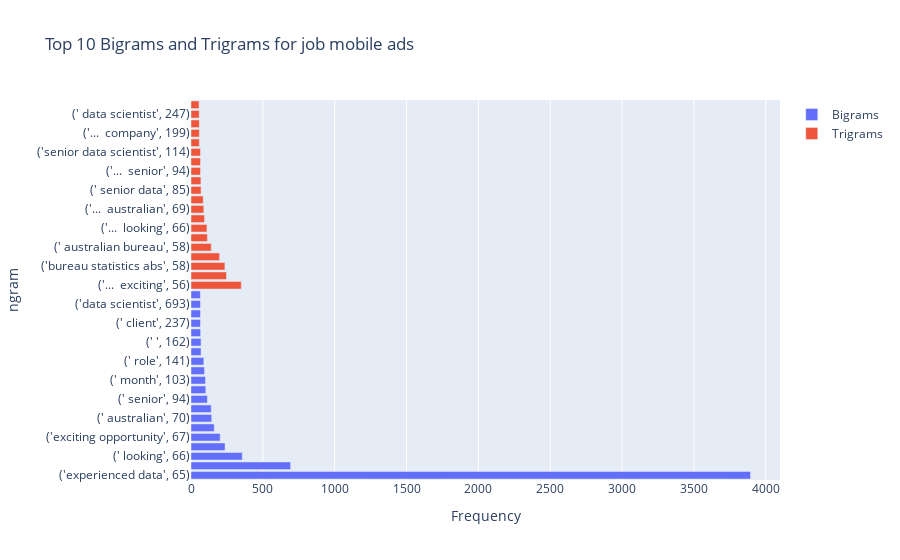

The cell this chart's notebook holds for it:
### Code cell
from collections import Counter
# Create frequency distribution of bigrams and trigrams
bigram_mobile_freq = Counter(bigram_mobile)
trigram_mobile_freq = Counter(trigram_mobile)

import plotly.graph_objects as go
fig = go.Figure()

# Plot bigrams
fig.add_trace(go.Bar(
    x=list(dict(bigram_mobile_freq.most_common(20)).values()),
    y=list(map(str, bigram_mobile_freq.most_common(20)))[::-1],
    orientation='h',
    name='Bigrams'
))
# Plot trigrams
fig.add_trace(go.Bar(
    x=list(dict(trigram_mobile_freq.most_common(20)).values()),
    y=list(map(str, trigram_mobile_freq.most_common(20)))[::-1],
    orientation='h',
    name='Trigrams'
))

# Update layout and show plot
fig.update_layout(
    title='Top 10 Bigrams and Trigrams for job mobile ads',
    xaxis_title='Frequency',
    yaxis_title='ngram'
)

fig.show()

### Figure 1 — Plotly figure (JSON) as saved in the notebook; plotly's stock layout.template omitted (floating-point values rounded to 4 significant figures)
{"data": [{"name": "Bigrams", "orientation": "h", "type": "bar", "x": [3894, 693, 357, 237, 203, 162, 144, 141, 114, 103, 101, 94, 89, 70, 70, 67, 66, 66, 66, 65], "y": ["('experienced data', 65)", "('company description', 66)", "(' looking', 66)", "('d ...', 66)", "('exciting opportunity', 67)", "(' job', 70)", "(' australian', 70)", "(' opportunity', 89)", "(' senior', 94)", "('data science', 101)", "(' month', 103)", "(' us', 114)", "(' role', 141)", "('senior data', 144)", "(' ', 162)", "(' company', 203)", "(' client', 237)", "(' data', 357)", "('data scientist', 693)", "('... ', 3894)"]}, {"name": "Trigrams", "orientation": "h", "type": "bar", "x": [350, 247, 236, 199, 141, 114, 111, 94, 89, 85, 70, 69, 66, 66, 66, 58, 58, 58, 57, 56], "y": ["('...  exciting', 56)", "('s ... ', 57)", "('bureau statistics abs', 58)", "('australian bureau statistics', 58)", "(' australian bureau', 58)", "(' company description', 66)", "('...  looking', 66)", "('d ... ', 66)", "('...  australian', 69)", "('...  job', 70)", "(' senior data', 85)", "('...  opportunity', 89)", "('...  senior', 94)", "('...  us', 111)", "('senior data scientist', 114)", "('...  role', 141)", "('...  company', 199)", "('...  client', 236)", "(' data scientist', 247)", "('...  data', 350)"]}], "layout": {"title": {"text": "Top 10 Bigrams and Trigrams for job mobile ads"}, "xaxis": {"title": {"text": "Frequency"}}, "yaxis": {"title": {"text": "ngram"}}}}
